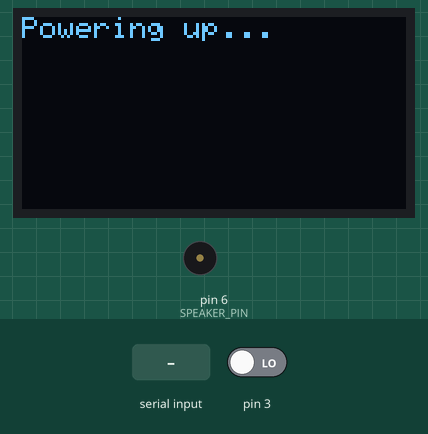
Recording of a sketch running on a simulated Arduino Leonardo, built with avr-gcc and run on an emulated ATmega32U4. Shown: 128×64 one-colour display, buzzer (waves = sounding). The test bench sets the inputs (shaded band); at power-on: pin 3 LOW. What the sketch prints to the serial monitor is not drawn.

Above: at 0.1 s.
At 1.6 s:
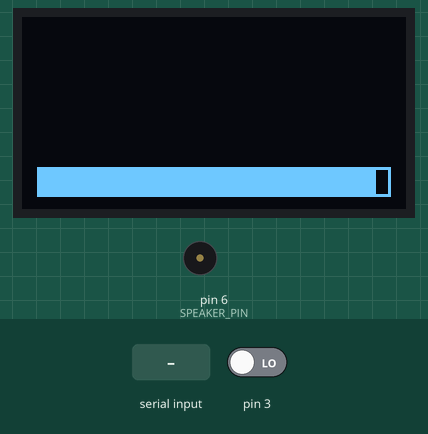
1.7 s: "," received over the second serial link
At 2.4 s:
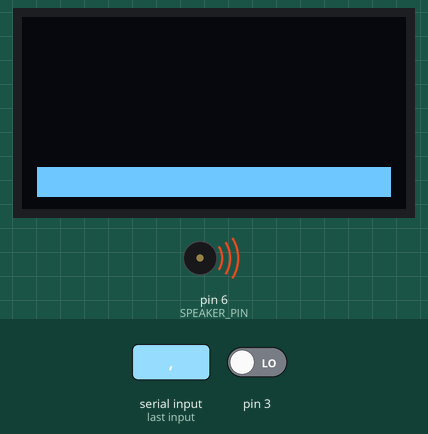
4.7 s: pin 3 driven HIGH
6.3 s: "~" received over Serial
Timing chart, 0 to 9.3 s (numbered marks = the images above; inputs shaded):
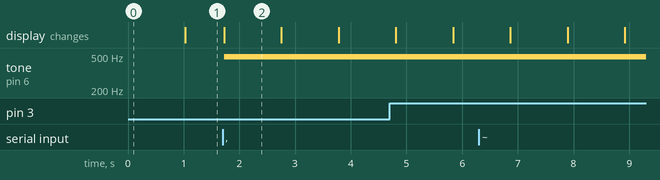

The sketch:

arduino_slave.ino
```cpp
/*********************************************************************
  ESPn
  extrasensory perception via a network

  utilizing an arduino pro, a 128x64 OLED SPI display,
  an electric imp (and electric imp breakout board) and some accessories


  Revision Log
  Date       |Author     |Description
  -----------|-----------|-------------------------------------------
  04/05/2013  N. McBean   Initial Release based on other code
                            this code will interact with the serial
                            terminal. Used as a test board to send
                            and receive signals from the other board
  04/07/2013 N. McBean    Will receive messages from the imp and
                            print them in the serial console. Will
                            send messages to the imp when typed.
******************************************************************/

/*** library includes ***/
// OLED Display
#include <Wire.h>
#include <Adafruit_GFX.h>
#include <Adafruit_SSD1306.h>

/*** pin definitions ***/
#define OLED_DC     11
#define OLED_CS     12
#define OLED_CLK    10
#define OLED_MOSI   9
#define OLED_RESET  13
#define SPEAKER_PIN 6
#define TRIGGER_PIN 2

/*** global creations ***/
Adafruit_SSD1306 display(OLED_MOSI, OLED_CLK, OLED_DC, OLED_RESET, OLED_CS);

#if (SSD1306_LCDHEIGHT != 64)
#error("Height incorrect, please fix Adafruit_SSD1306.h!");
#endif

String inputString = "";         // a string to hold incoming data 21 chars per line, 8 lines on size1
String oled_string = "";
boolean stringComplete = false;  // whether the string is complete
unsigned long last_screen_update;
unsigned long last_communication_timestamp;
unsigned long last_communication_age;
String console_input = "";
boolean consoleComplete = false;
int health;

volatile int trigger_button_pushed = 0;
unsigned long last_trigger;


/*** initialization and setup ***/
void setup()   {
  /**********************************************************************************/
  /* setup display */
  display.begin(SSD1306_SWITCHCAPVCC);
  display.clearDisplay();
  display.setTextSize(1);
  display.setTextColor(WHITE);
  display.setCursor(0,0);
  display.println("Powering up...");
  display.display();

  /**********************************************************************************/
  /* setup serial */
  Serial1.begin(19200);
  Serial.begin(9600);
  //while (!Serial) ;
  Serial.println("Welcome!");

  // reserve 200 bytes for the inputString:
  inputString.reserve(200);
  oled_string.reserve(200);
  console_input.reserve(200);

  last_screen_update = 0;
  health = 100;

  /**********************************************************************************/
  /* send a dummy message to the imp */
  Serial1.println("Auto comm from slave imp...,");

  /**********************************************************************************/
  /* setup trigger button */
  trigger_button_pushed = 0;
  pinMode(TRIGGER_PIN, OUTPUT);
  // this needs to be 0 because the first (0th) interrupt is on pin 2
  // THE STUPID LEONARDO MESSED UP NUMBERING- pin 3 = int 0
  // use PIN3 on the leonardo. use PIN2 on the pro ugh.
  attachInterrupt(0,trigger_push, RISING);
  last_trigger =0;
}

// we hit the trigger! don't do serial operations in here. get out ASAP
// (from the documentation "Inside the attached function, delay() won't work and the
// value returned by millis() will not increment. Serial data received while in the
// function may be lost. You should declare as volatile any variables that you modify
// within the attached function.

void trigger_push () {
  trigger_button_pushed = 1;
}

/*** never ending main loop ***/
void loop() {

  // read from the console
  if(Serial.available() > 0)
  {
    char inChar = (char)Serial.read();

    // if the incoming character is a newline, set a flag
    // so the main loop can do something about it:
    if (inChar == '~') {
      consoleComplete = true;
    } else {
      // add it to the inputString:
      console_input += inChar;
    }
  }

  // if finished reading from teh console, send it to the imp (and print to console)
  if (consoleComplete) {
    // print to the console
    Serial.print("tx to imp: ");
    Serial.println(console_input);

    // send to the imp
    Serial1.println(console_input);

    consoleComplete = false;
    console_input = "";
  }

  // read fromt he imp
  if(Serial1.available() > 0)
  {
    // get the new byte:
    char inChar = (char)Serial1.read();

    // if the incoming character is a newline, set a flag
    // so the main loop can do something about it:
    if (inChar == ',') {
      stringComplete = true;
    } else {
      // add it to the inputString:
      inputString += inChar;
    }

  }

  // if finished reading from the imp, send it to the console
  // print the string when a newline arrives:
  if (stringComplete) {
    health = 100;
    oled_string = inputString;
    updateScreen();

    // maintenance for the next loop
    Serial.print("rx from imp: ");
    Serial.println(inputString);

    // clear the string:
    inputString = "";
    stringComplete = false;

    beep();
  }

  // update the screen every second
  if(millis() > last_screen_update + 1000) {
    if (health >= 5) {
      health -= 5;
    }
    updateScreen();
  }

  // handle the button presses here
  if( trigger_button_pushed && millis() > last_trigger + 1000) {
    trigger_button_pushed = 0;
    Serial.println("Sending trigger!");
    // temporarily keep using the comma delimiter
    // soon will just send the one char
    Serial1.print("s,");
    last_trigger = millis();
  } else if ( trigger_button_pushed ) {
    // oh no! we bounced!
    // kill the spare
    trigger_button_pushed = 0;
  }
}

/* Helper function, beeps 3 times */
void beep() {
  int delayms = 50;

  analogWrite(SPEAKER_PIN, 20);      // Almost any value can be used except 0 and 255
  delay(delayms);                    // wait for a delayms ms
  analogWrite(SPEAKER_PIN, 0);       // 0 turns it off
  delay(delayms);                    // wait for a delayms ms

  analogWrite(SPEAKER_PIN, 20);      // Almost any value can be used except 0 and 255
  delay(delayms);                    // wait for a delayms ms
  analogWrite(SPEAKER_PIN, 0);       // 0 turns it off
  delay(delayms);                    // wait for a delayms ms

  analogWrite(SPEAKER_PIN, 20);      // Almost any value can be used except 0 and 255
  delay(delayms);                    // wait for a delayms ms
  analogWrite(SPEAKER_PIN, 0);       // 0 turns it off
  delay(delayms);                    // wait for a delayms ms
}

void updateScreen() {
  // display it
  display.clearDisplay();
  display.setTextSize(1);
  display.setCursor(0,0);
  display.println(oled_string);

  display.drawRect(5,50,118,10,WHITE);

  float width = 1.18*health;
  display.fillRect(5,50,ceil(width),10,WHITE);

  display.display();
  last_screen_update = millis();
}
```

Measured:
- after the input at 1.7 s, tone on pin 6 (SPEAKER_PIN): silent → 490 Hz at once
- what the display in image 2 shows lasts 1.1 s, from 1.7 s to 2.8 s
